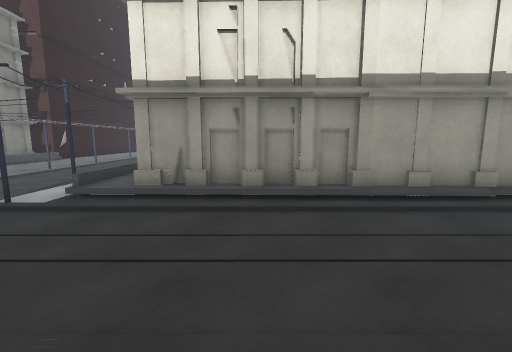
view 1 (above)

17 first-person views from a walk through a scene from a Unity 3-D project. The camera is 1.2 m above the floor, tilts 8° down and sees 90° across. The floor is counted in squares, 1 m on a side. Each view is taken from the middle of a square. On the plan, view 1 faces up. The plan holds only what a view shows up to about 12 squares ahead; the rest is blank. The place goes on beyond the plan.

view 2
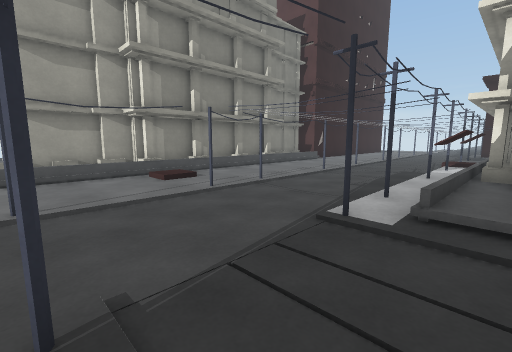

view 3
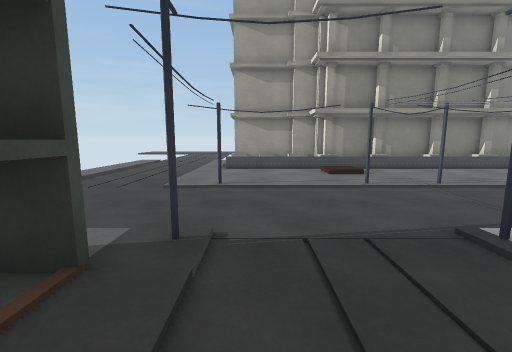

view 4
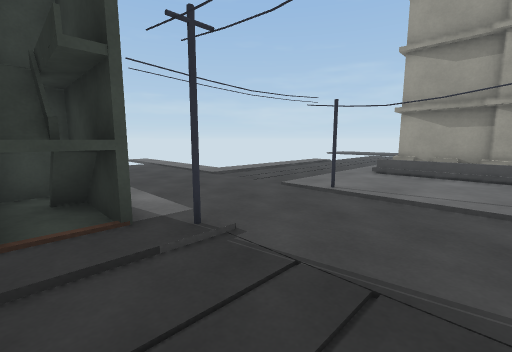

view 5
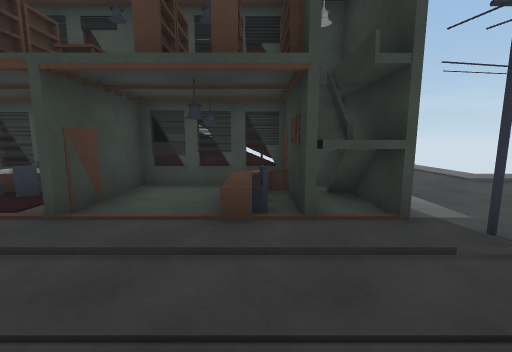

view 6
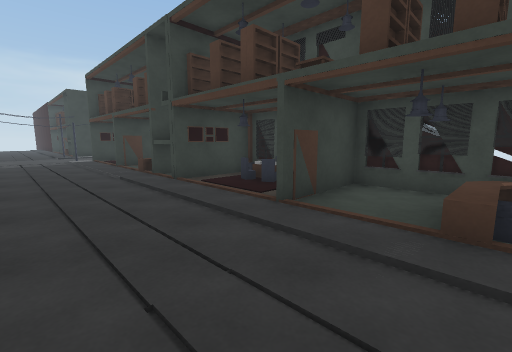

view 7
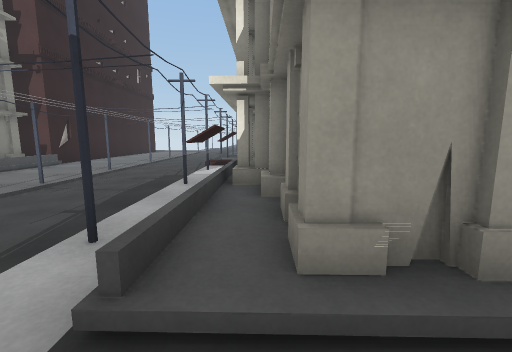

view 8
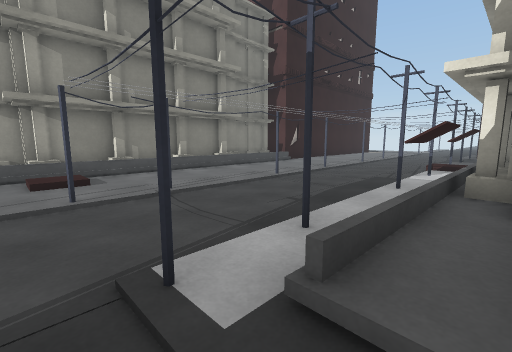

view 9
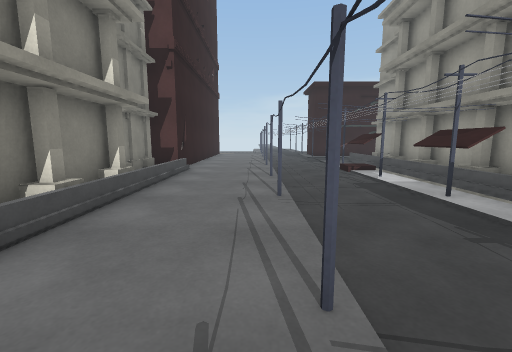

view 10
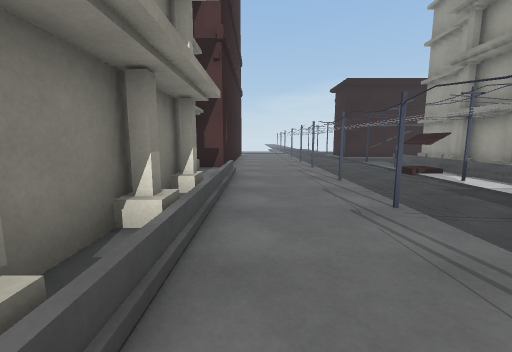

view 11
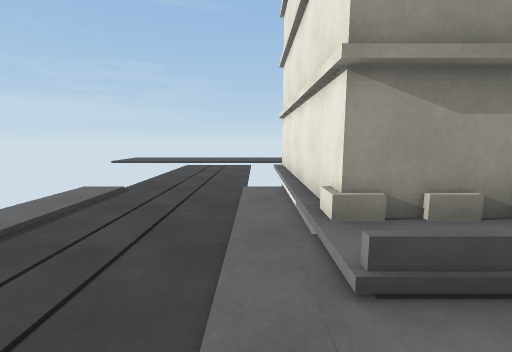

view 12
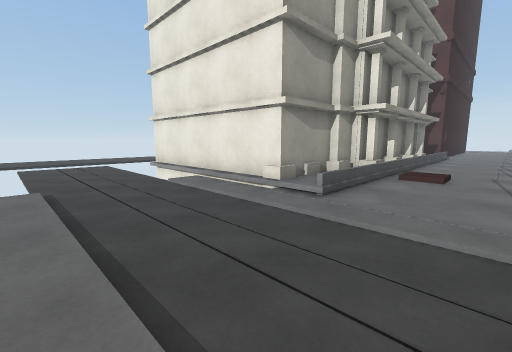

view 13
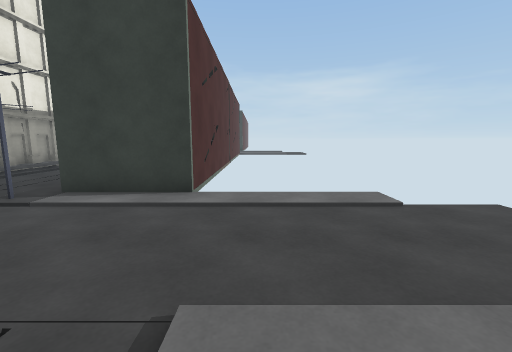

view 14
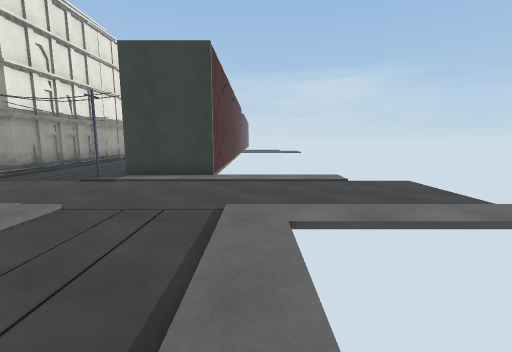

view 15
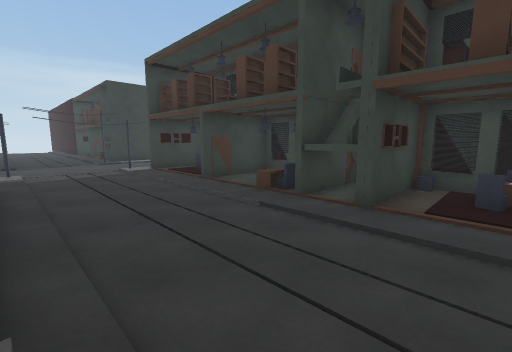

view 16
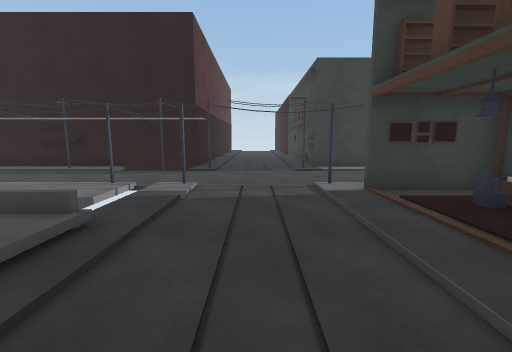

view 17
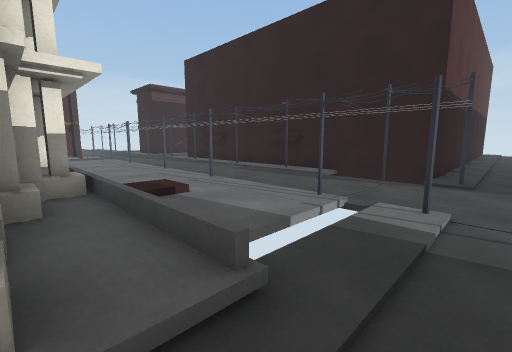

### Floor plan
Key: @ floor where view 1 was taken; # wall or solid block; . main floor; : floor 0.25 m higher than the main floor; / step, stairs or slope; = window, fence, low wall or low ledge; ^ raised ledge; O other object.
Columns run from 17 left of view 1 to 19 right of it. Each row starts with its distance up from view 1.
 17      #.......^               ...
 16     ##......^^#              ...
 15     #/.......##              .....
 14     #/...#..#=#              ...#.. #
 13     #/......#=#              .......#
 12     #/.......^#              ......##
 11     #/......^^#            #/......##
 10     #/...#...##            #///.#...#
  9     #/.......##            #///.....#
  8     #/.......O##           #/...... #
  7     #/...#...###           #/...#..##
  6     #/.......###########   #/  .... #
  5     #/:/.#..#.///////////////...#....
  4     #/...............................
  3     #/...............................
  2     #/...............................
  1 #####/...#..#...................#..#.
  0  ............#^##@#...#^##.#...#....#
 -1 .............###..#=#.##  .# #.#  ..#
 -2 .............####.###.###### ###    #
 -3 .............   ### ###
 -4  ............
 -5         .....
 -6         .....
 -7         ....
 -8         ....

Positions as (right, up) in squares from view 1, and headings:
1: (0, 0), facing up
2: (-3, 1), facing up-left
3: (-2, 2), facing left
4: (-3, 4), facing down-left
5: (-2, 4), facing down
6: (-2, 4), facing down-right
7: (-3, 4), facing up
8: (-3, 4), facing up-left
9: (-9, 5), facing up
10: (-11, 6), facing up
11: (-10, 0), facing left
12: (-9, -4), facing up-left
13: (-10, -4), facing right
14: (-13, -4), facing right
15: (3, 5), facing down-right
16: (8, 3), facing right
17: (10, 4), facing up-right
